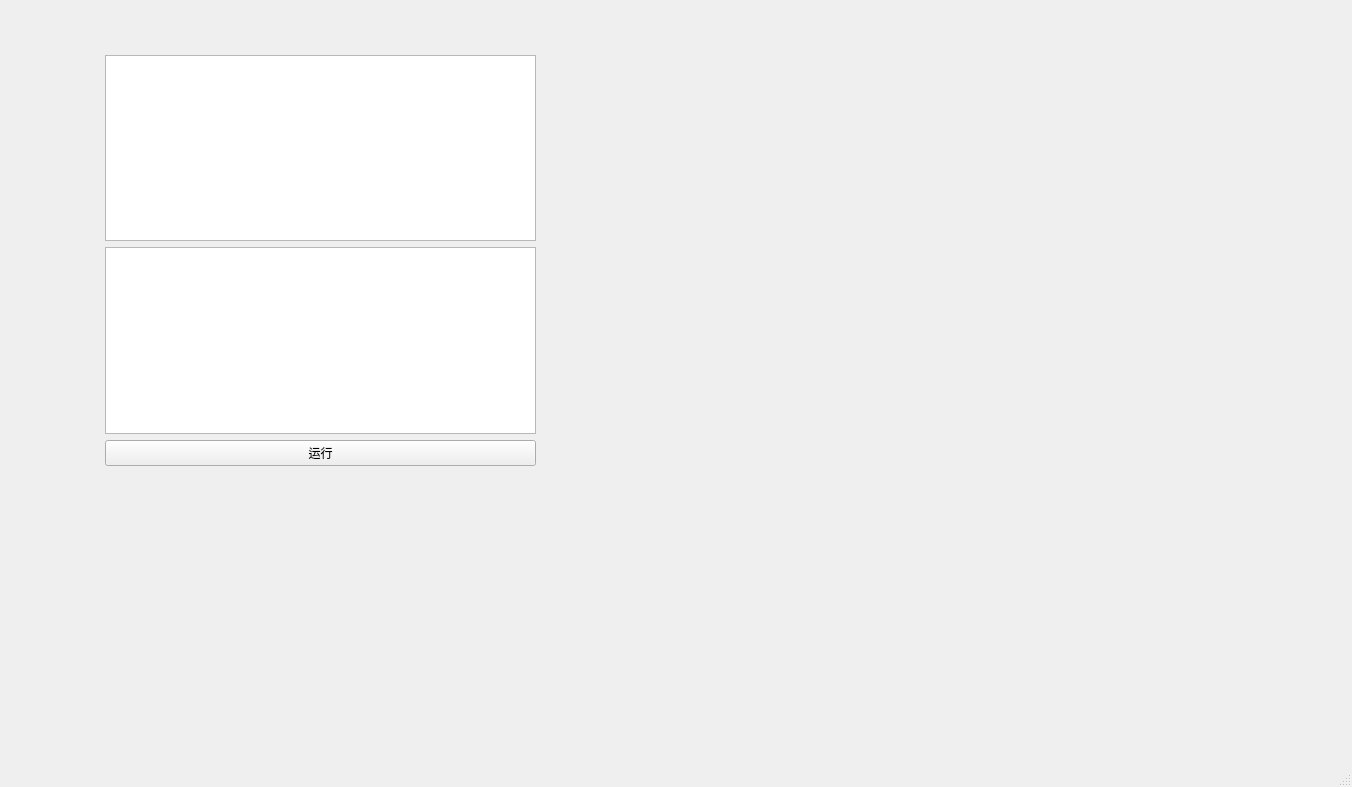
<?xml version="1.0" encoding="UTF-8"?>
<ui version="4.0">
 <class>MainWindow</class>
 <widget class="QMainWindow" name="MainWindow">
  <property name="geometry">
   <rect>
    <x>0</x>
    <y>0</y>
    <width>1352</width>
    <height>787</height>
   </rect>
  </property>
  <property name="windowTitle">
   <string>MainWindow</string>
  </property>
  <widget class="QWidget" name="centralwidget">
   <widget class="QWidget" name="verticalLayoutWidget">
    <property name="geometry">
     <rect>
      <x>100</x>
      <y>50</y>
      <width>441</width>
      <height>421</height>
     </rect>
    </property>
    <layout class="QVBoxLayout" name="verticalLayout">
     <property name="leftMargin">
      <number>5</number>
     </property>
     <property name="topMargin">
      <number>5</number>
     </property>
     <property name="rightMargin">
      <number>5</number>
     </property>
     <property name="bottomMargin">
      <number>5</number>
     </property>
     <item>
      <layout class="QHBoxLayout" name="horizontalLayout">
       <item>
        <widget class="QListWidget" name="lst_wdgt_rtu">
         <property name="isWrapping" stdset="0">
          <bool>false</bool>
         </property>
         <property name="wordWrap">
          <bool>true</bool>
         </property>
        </widget>
       </item>
      </layout>
     </item>
     <item>
      <layout class="QHBoxLayout" name="horizontalLayout_2">
       <item>
        <widget class="QListWidget" name="lst_wdgt_tcp">
         <property name="isWrapping" stdset="0">
          <bool>false</bool>
         </property>
         <property name="wordWrap">
          <bool>true</bool>
         </property>
        </widget>
       </item>
      </layout>
     </item>
     <item>
      <widget class="QPushButton" name="btn_run">
       <property name="text">
        <string>运行</string>
       </property>
      </widget>
     </item>
    </layout>
   </widget>
  </widget>
  <widget class="QMenuBar" name="menubar">
   <property name="geometry">
    <rect>
     <x>0</x>
     <y>0</y>
     <width>1352</width>
     <height>21</height>
    </rect>
   </property>
  </widget>
  <widget class="QStatusBar" name="statusbar"/>
 </widget>
 <resources/>
 <connections/>
</ui>
